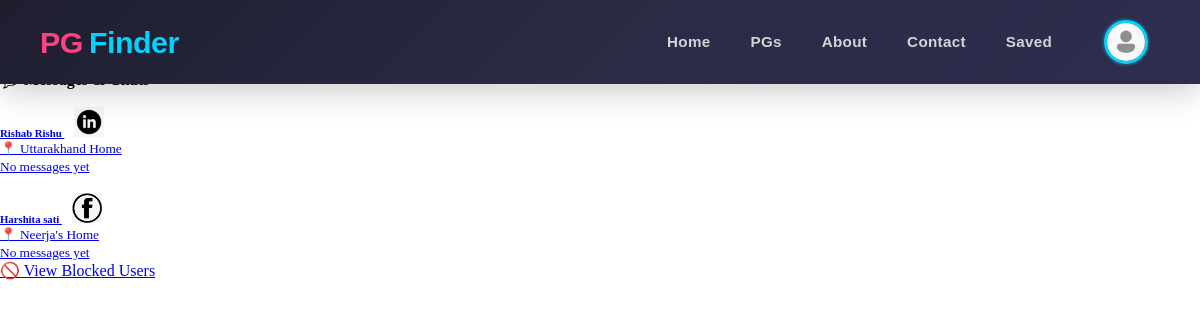
The app's page /chat/ (signed in) with its own data.
### chat/models.py (models this page shows, shortened)
class ChatConversation(models.Model):
    initiator = models.ForeignKey(User, on_delete=models.CASCADE, related_name="initiated_conversations")
    recipient = models.ForeignKey(User, on_delete=models.CASCADE, related_name="received_conversations")
    pg = models.ForeignKey(PgListing, on_delete=models.CASCADE, related_name="conversations", blank=True, null=True)
    is_active = models.BooleanField(default=True)
    created_at = models.DateTimeField(auto_now_add=True)
    updated_at = models.DateTimeField(auto_now=True)
    last_message_at = models.DateTimeField(blank=True, null=True)
    class Meta:
        ordering = ["-last_message_at", "-created_at"]
        unique_together = ("initiator", "recipient", "pg")
    def get_unread_count(self, user):
        return self.messages.filter(receiver=user, is_read=False).count()

### users/models.py (models this page shows, shortened)
class MyUser(AbstractBaseUser):
    email = models.EmailField(
        verbose_name="Email Address",
        max_length=255,
        unique=True,
    )
    username = models.CharField(max_length=50,unique=True)
    first_name = models.CharField(max_length=50)
    last_name = models.CharField(max_length=50)
    gender = models.CharField(max_length=30,blank=True,null=True, choices=[
        ('male','Male'),
        ('female','Female'),
    ])
    date_of_birth = models.DateField(blank=True, null=True)
    phone =  models.CharField(max_length=15,unique=True )
    profile_image = models.ImageField(upload_to='profile_images/', blank=True, null=True)
    is_owner = models.BooleanField(default=False)
    aadhar_card = models.CharField(max_length=20, unique=True, blank=True, null=True)
    address = models.TextField(blank=True, null=True)
    city = models.CharField(max_length=100, blank=True, null=True)
    state = models.CharField(max_length=100, blank=True, null=True)
    pin_code = models.CharField(max_length=10, blank=True, null=True)
    date_joined = models.DateTimeField(auto_now_add=True,blank=True)
    last_login = models.DateTimeField(auto_now_add=True)
    is_admin = models.BooleanField(default=False)
    is_staff = models.BooleanField(default=False)
    is_active = models.BooleanField(default=False)
    is_superadmin = models.BooleanField(default=False)
    objects = MyUserManager()
    USERNAME_FIELD = "email"
    REQUIRED_FIELDS = ["username","first_name", "last_name", "date_of_birth"]

### pgs/models.py (models this page shows, shortened)
class PgListing(models.Model):
    TYPE_CHOICES = [
        ("boys", "Boys"),
        ("girls", "Girls"),
        ("coed", "Coed"),
        ("family", "Family"),
    ]
    SHARING_CHOICES = [
        ("single", "Single"),
        ("double", "Double"),
        ("triple", "Triple"),
        ("quad", "Quad"),
    ]
    FURNISHING_CHOICES = [
        ("fully_furnished", "Fully Furnished"),
        ("semi_furnished", "Semi Furnished"),
        ("unfurnished", "Unfurnished"),
    ]
    owner = models.ForeignKey(Users, on_delete=models.CASCADE, related_name="pg_listings")
    title = models.CharField(max_length=100)
    slug = models.SlugField(max_length=200, unique=True)
    description = models.TextField()
    address = models.CharField(max_length=255)
    city = models.CharField(max_length=100)
    state = models.CharField(max_length=100)
    pin_code = models.CharField(max_length=10)
    price_per_month = models.DecimalField(max_digits=10, decimal_places=2)
    security_deposit = models.DecimalField(max_digits=10, decimal_places=2, default=0)
    available_from = models.DateField()
    is_available = models.BooleanField(default=True)
    type_of_pg = models.CharField(max_length=20, blank=True, null=True, choices=TYPE_CHOICES)
    amenities = models.TextField(help_text="Comma-separated list of amenities", blank=True, null=True)
    preferred_tenants = models.CharField(
        max_length=255,
        blank=True,
        help_text="Comma-separated preferred tenant types",
    )
    furnishing_status = models.CharField(
        max_length=30,
        choices=FURNISHING_CHOICES,
        default="fully_furnished",
    )
    food_available = models.BooleanField(default=False)
    parking_available = models.BooleanField(default=False)
    wifi_available = models.BooleanField(default=False)
    rules_or_restrictions = models.TextField(blank=True)
    sharing_type = models.CharField(max_length=20, choices=SHARING_CHOICES)
    created_at = models.DateTimeField(auto_now_add=True)
    updated_at = models.DateTimeField(auto_now=True)
    class Meta:
        ordering = ["-created_at"]

### chat/views.py (the view)
# urls.py: path('', views.chat_list, name='chat_list'),
@login_required(login_url='user_login')
def chat_list(request):
    conversations = ChatConversation.objects.filter(
        Q(initiator=request.user) | Q(recipient=request.user),
        is_active=True
    ).select_related('initiator', 'recipient', 'pg').prefetch_related('messages').order_by('-last_message_at')
    conversations_data = []
    for conv in conversations:
        unread_count = conv.get_unread_count(request.user)
        last_message = conv.messages.first()
        conversations_data.append({
            'conversation': conv,
            'unread_count': unread_count,
            'last_message': last_message,
            'other_user': conv.recipient if conv.initiator == request.user else conv.initiator,
        })
    context = {
        'conversations': conversations_data,
        'page': 'chat',
    }
    return render(request, 'chat/chat_list.html', context)

### templates/chat/chat_list.html (shortened to what this page needs)
{% extends 'base.html' %}
{% load static %}
{% block content %}
<div class="container mt-5">
    <div class="row">
        <div class="col-lg-12">
            <div class="card shadow">
                <div class="card-header bg-primary text-white">
                    <h4 class="mb-0">💬 Messages & Chats</h4>
                </div>
                <div class="card-body">
                    {% if conversations %}
                        <div class="list-group">
                            {% for data in conversations %}
                                <a href="{% url 'chat_detail' data.conversation.id %}"
                                   class="list-group-item list-group-item-action {% if data.unread_count > 0 %}active{% endif %}">
                                    <div class="d-flex w-100 justify-content-between align-items-center">
                                        <div class="flex-grow-1">
                                            <h6 class="mb-1">
                                                {{ data.other_user.first_name }} {{ data.other_user.last_name }}
                                                {% if data.other_user.profile_image %}
                                                    <img src="{{ data.other_user.profile_image.url }}"
                                                         alt="{{ data.other_user.username }}"
                                                         class="rounded-circle"
                                                         style="width: 30px; height: 30px; margin-left: 10px;">
                                                {% endif %}
                                            </h6>
                                            {% if data.conversation.pg %}
                                                <small class="text-muted">📍 {{ data.conversation.pg.title }}</small><br>
                                            {% endif %}
                                            {% if data.last_message %}
                                                <p class="mb-1 text-muted">
                                                    <small>{{ data.last_message.content|truncatewords:10 }}</small>
                                                </p>
                                            {% else %}
                                                <p class="mb-1 text-muted"><small>No messages yet</small></p>
                                            {% endif %}
                                        </div>
                                    </div>
                                </a>
                            {% endfor %}
                        </div>
                    {% else %}
                        <div class="alert alert-info" role="alert">
                            <h5>No conversations yet</h5>
                            <p>Start a conversation by visiting a PG listing and clicking "Message Owner".</p>
                        </div>
                    {% endif %}
                </div>
            </div>
            <div class="mt-4">
                <a href="{% url 'blocked_users' %}" class="btn btn-outline-secondary">
                    🚫 View Blocked Users
                </a>
            </div>
        </div>
    </div>
</div>
{% endblock %}

### PgFinder/static/css/nav.css (style rules this page uses)
* { margin: 0; padding: 0; box-sizing: border-box; }
html { margin: 0; padding: 0; }
body { margin: 0; padding: 0; padding-top: 70px; }

### templates/chat/chat_list.html (style rules this page uses)
.list-group-item { border-left: 4px solid transparent; transition: all 0.3s ease; }

### records on screen
ChatConversation: other_user.first_name "Rishab", other_user.last_name "Rishu", other_user.profile_image (picture), conversation.pg "Uttarakhand Home"
ChatConversation: other_user.first_name "Harshita", other_user.last_name "sati", other_user.profile_image (picture), conversation.pg "Neerja's Home"
